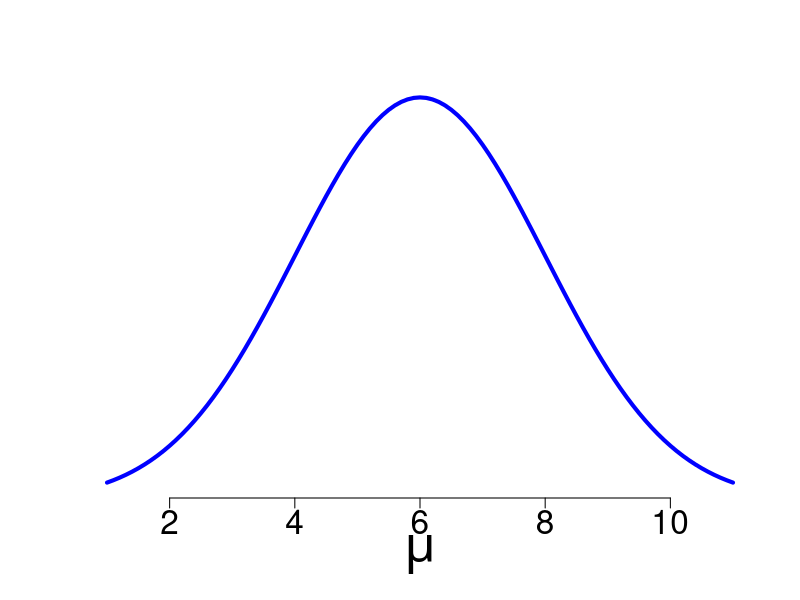
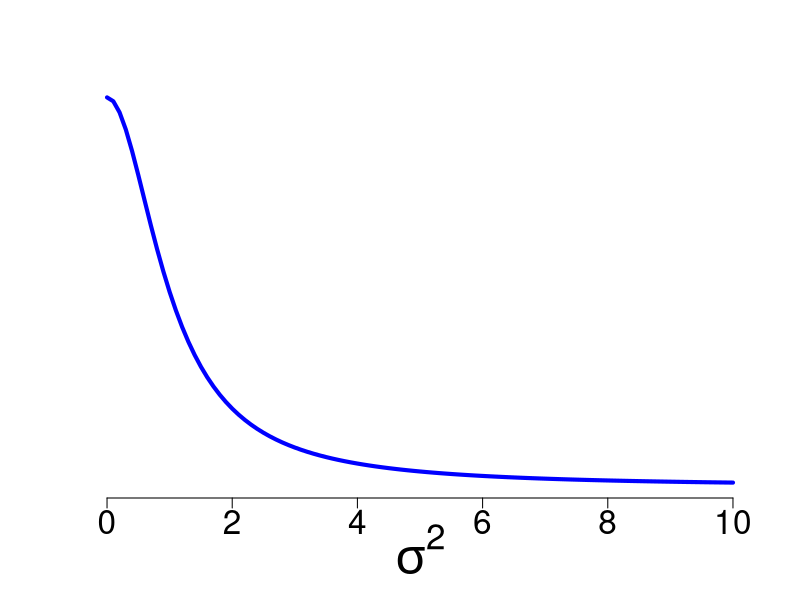

Here is the R script that generated these plots, in order:
## ---- chunk 1

curve(dnorm(x, mean = 6, sd = 2), from = 1, to = 11, lwd = 4, col = "blue", xlab = expression(mu), ylab = "", cex.lab = 3, yaxt = "n", bty = "n", mar = rep(0, 4) + .1, cex.axis = 2)

## ---- chunk 2
curve(dcauchy(x, location = 0, scale = 1), from = 0, to = 10, lwd = 4, col = "blue", xlab = expression(sigma^2), cex.lab = 3, yaxt = "n", bty = "n", ylab = "", mar = rep(0, 4) + .1, cex.axis = 2 )
## ---- chunk 3

set.seed(343)
heights <- round(rnorm(20, mean = 5.8, sd = .5), digits = 2)


